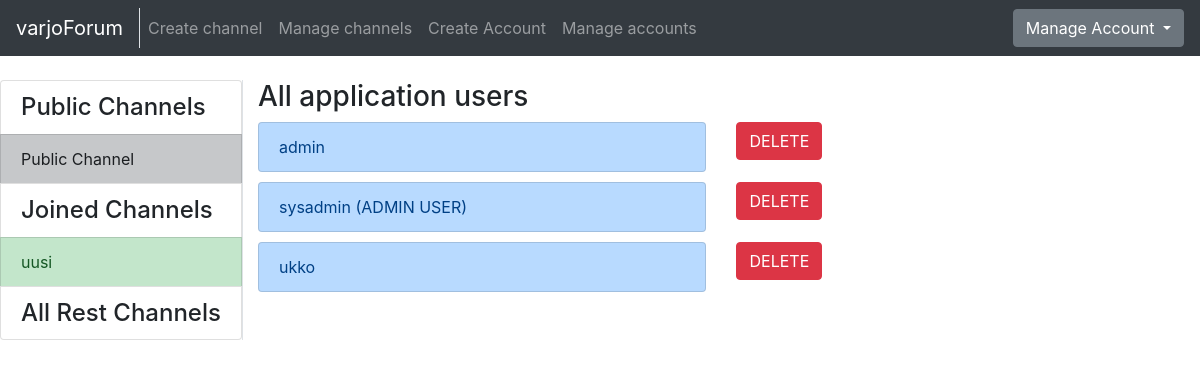
Page /auth/allAccount/ (signed in) on the earlier database version.
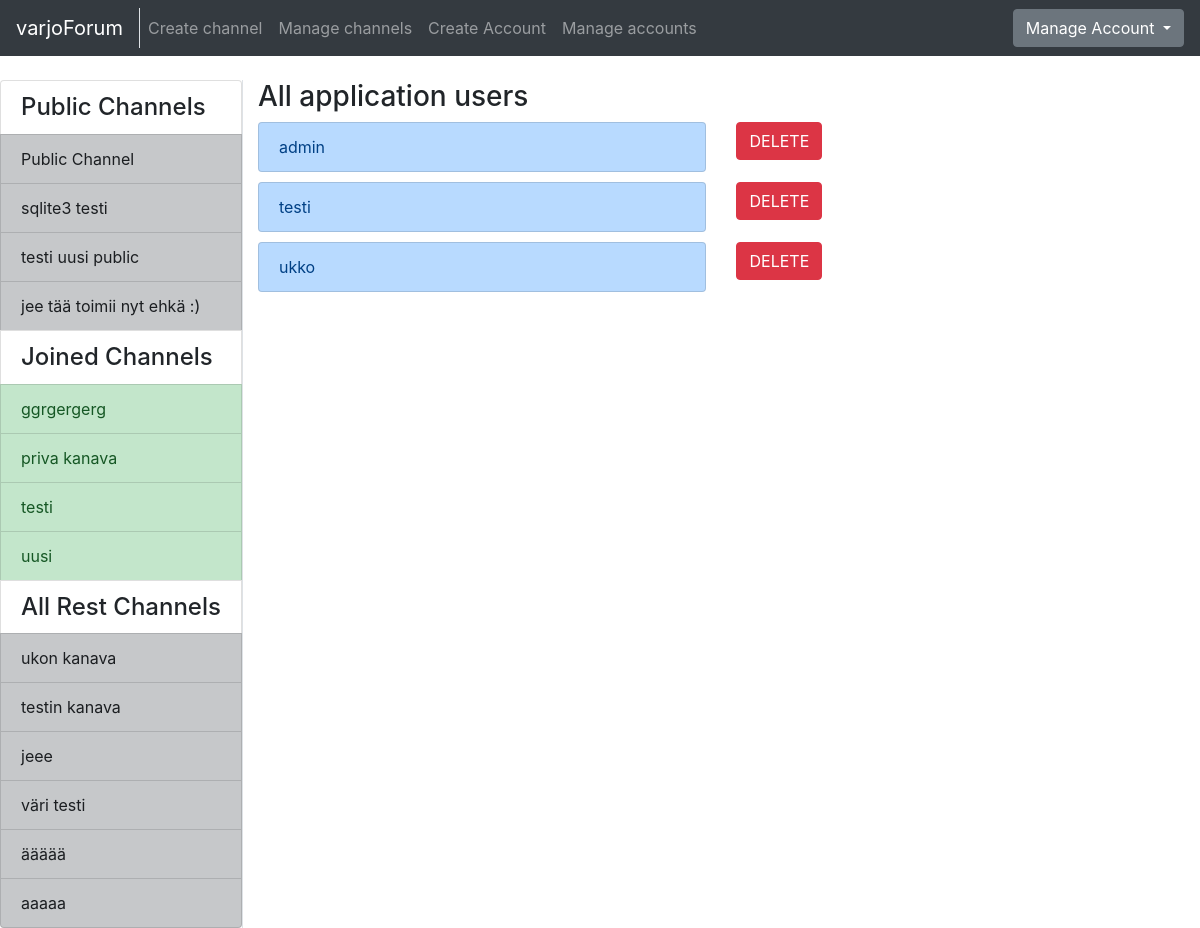
Same page on the later database version.
### application/channels/models.py (models this page shows, shortened)
class Channel(Base):
    name = db.Column(db.String(144), nullable=False)
    introduction = db.Column(db.Text, nullable=False)
    master_id = db.Column(db.Integer, nullable=False)
    public = db.Column(db.Boolean, nullable=False)
    messages = db.relationship("Message", backref='Channel', lazy=True)
    accounts = db.relationship('Account', secondary=accounts, lazy='subquery',
        backref=db.backref('channels', lazy=True))
    @staticmethod
    def get_my_channels(account_id):
        stmt = text("SELECT Channel.id, Channel.name, Channel.master_id"
                    " FROM Channel, Account, Accounts"
                    " WHERE Channel.id = Accounts.channel_id"
                    " AND Account.id = Accounts.account_id"
                    " AND Account.id = :account_id"
                    " ORDER BY Channel.name").params(account_id=account_id)
        res = db.engine.execute(stmt)
        response = []
        for row in res:
            response.append({"channel_id":row[0], "channel_name":row[1], "master_id":row[2]})
        return response
    @staticmethod
    def get_channels_where_not_in(account_id):
        stmt = text("SELECT channel.id, channel.name, channel.public"
                    " FROM Channel"
                    " WHERE Channel.id NOT IN ("
                        " SELECT Channel.id"
                            " FROM Channel, Account, Accounts"
                            " WHERE Channel.id = Accounts.channel_id"
                            " AND Account.id = Accounts.account_id"
                            " AND Account.id = :account_id"
                            " )").params(account_id=account_id)
        res = db.engine.execute(stmt)
        response = []
        for row in res:
            response.append({"id":row[0], "name":row[1], "public":row[2]})
        return response
    @staticmethod
    def get_all_publics():
        stmt = text("SELECT Channel.id, Channel.name"
                    " FROM Channel"
                    " WHERE Channel.public = 1")
        res = db.engine.execute(stmt)
        response = []
        for row in res:
            response.append({"id":row[0], "name":row[1]})
        return response

### application/auth/models.py (models this page shows, shortened)
class Account(Base):
    username = db.Column(db.String(144), nullable=False)
    password = db.Column(db.String(144), nullable=False)
    motto = db.Column(db.String(144), nullable=False)
    admin = db.Column(db.Boolean, nullable=False)
    email = db.Column(db.String(144), nullable=False)
    messages = db.relationship("Message", backref='account', lazy=True)
    comments = db.relationship("Comment", backref='account', lazy=True)

### application/auth/views.py (the view)
@app.route("/auth/allAccount/", methods=["GET"])
@login_required
def account_list():
    if current_user.admin == False:
        return redirect(url_for("messages_index"))
    if request.method == "GET":
        return render_template("auth/list.html",
                                accounts = Account.query.order_by(Account.username).all(),
                                my_channels=Channel.get_my_channels(current_user.id),
                                all_channels=Channel.get_channels_where_not_in(current_user.id),
                                public_channels=Channel.get_all_publics())

### application/__init__.py (called while the page is built)
@login_manager.user_loader
def load_user(account_id):
  return Account.query.get(account_id)

### application/templates/auth/list.html
{% extends "layout.html" %}
{% block body %}
<h3>All application users</h3>
  <div class="list-group">
    {% for account in accounts %}
    <div class="row" style="padding-bottom: 10px">
      <div class="col">
        {% if account.admin == True and not account.id == current_user.id %}
        <p class="list-group-item list-group-item-primary">
          {{ account.username }} (ADMIN USER)
        </p>
        {% else %}
        <p class="list-group-item list-group-item-primary">
          {{ account.username }}
        </p>
        {% endif %}
      </div>
      <div class="col">
        <form method="POST" action="{{ url_for('accounts_delete', account_id=account.id) }}" name="accountform">
          <button type="submit" class="btn btn-danger">DELETE</button>
        </form>
      </div>
    </div>
    {% endfor %}
  </div>
{% endblock %}

### application/templates/layout.html (shortened to what the changed rows need)
<!DOCTYPE html>
  <html>
    <head>
      <link rel="stylesheet" href="https://maxcdn.bootstrapcdn.com/bootstrap/4.0.0/css/bootstrap.min.css">
    </head>
    <body>
      <div class="container-fluid" >
        <div class="row">
            <div class="border-right">
              <div class="col-sx" >
                <div style="float: left">
                  <div class="list-group">
                  {% if current_user.is_authenticated %}
                    <h4 class="list-group-item">Public Channels</h4>
                    {% for public in public_channels %}
                      <a href="{{ url_for('one_channel_index', channel_id=public.id, sort='first') }}"
                          class="list-group-item list-group-item-action list-group-item-dark">
                        {{ public.name }}
                      </a>
                    {% endfor %}
                    {% if my_channels %}
                      <h4 class="list-group-item">Joined Channels</h4>
                    {% endif %}
                    {% for my_channel in my_channels %}
                      {% if my_channel.master_id == current_user.id %}
                      <a href="{{ url_for('one_channel_index', channel_id=my_channel.channel_id, sort='first') }}"
                          class="list-group-item list-group-item-action list-group-item-success">
                        {{ my_channel.channel_name }}
                      </a>
                      {% else %}
                      <a href="{{ url_for('one_channel_index', channel_id=my_channel.channel_id, sort='first') }}"
                          class="list-group-item list-group-item-action list-group-item-dark">
                        {{ my_channel.channel_name }}
                      </a>
                      {% endif %}
                    {% endfor %}
                    <h4 class="list-group-item">All Rest Channels</h4>
                {% else %}
                {% if all_channels %}
                <h4 class="list-group-item">All Channels</h4>
                {% endif %}
                {% endif %}
                {% for channel in all_channels %}
                  {% if channel.public == False %}
                  <a href="{{ url_for('one_channel_index', channel_id=channel.id, sort='first') }}"
                      class="list-group-item list-group-item-action list-group-item-dark">
                    {{ channel.name }}
                  </a>
                  {% endif %}
                {% endfor %}
              </div>
              </div>
              </div>
          </div>
          <div class="col">
            {% block body %}{% endblock %}
          </div>
        </div>
    </body>
  </html>

Differences in the rows shown:
removed Account: username "sysadmin"
added Channel: name "sqlite3 testi", shown under "Public Channels"
added Channel: name "testi uusi public", shown under "Public Channels"
added Channel: name "jee tää toimii nyt ehkä :)", shown under "Public Channels"
added Channel: channel_name "ggrgergerg", shown under "Joined Channels"
added Channel: channel_name "priva kanava", shown under "Joined Channels"
added Channel: channel_name "testi", shown under "Joined Channels"
added Channel: name "ukon kanava", shown under "All Rest Channels"
added Channel: name "testin kanava", shown under "All Rest Channels"
added Channel: name "jeee", shown under "All Rest Channels"
added Channel: name "väri testi", shown under "All Rest Channels"
added Channel: name "äääää", shown under "All Rest Channels"
added Channel: name "aaaaa", shown under "All Rest Channels"
added Account: username "testi"
